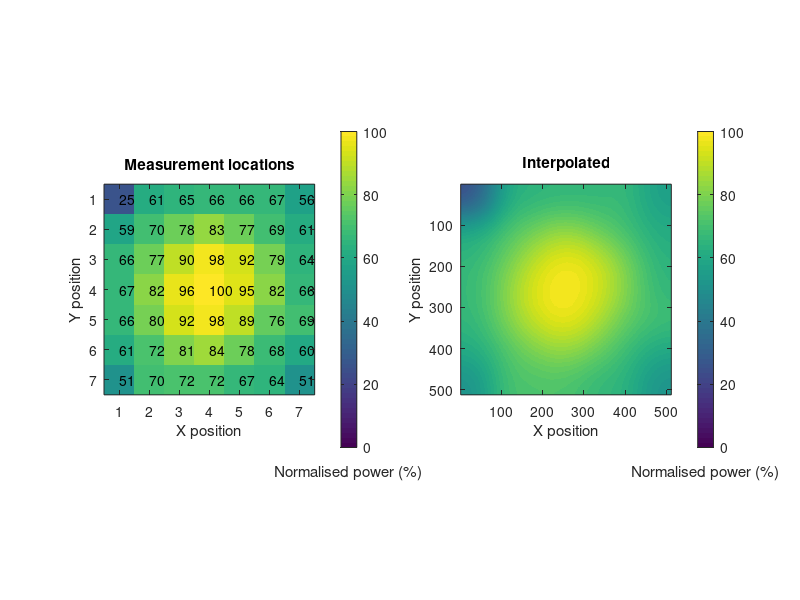

This chart was generated by the following MATLAB code: (Note: this script raises an error after producing the figure.)
% Measure power in a grid
% numbers should go from top left to top right, then down rows

%% paste measurments
% SLM
powers =[
26
63
67
68
68
69
58
61
72
80
86
79
71
63
68
79
93
101
95
81
66
69
84
99
103 %%
98
84
68
68
82
95
101
92
78
71
63
74
83
87
80
70
62
53
72
74
74
69
66
53
];


%% PROCESS DATA
gridCols = sqrt(numel(powers));
powers = powers / max(powers(:)) *100;
minPowerNorm = min(powers);
powers = reshape(powers, gridCols,gridCols)';

powersFilt = imresize(powers, [512, 512], 'nearest');
powersFilt = imgaussfilt(powersFilt,512/gridCols/2);

%% PLOT
figure('position', [100 100 1000 500]);
subplot(1,2,1)
imagesc(powers)
for i = 1:numel(powers)
    [y,x] = ind2sub([gridCols,gridCols], i);
    text(x,y,num2str(powers(i), '%.0f'));
end
axis square
xlabel('X position')
ylabel('Y position')
cb = colorbar;
xlabel(cb, 'Normalised power (%)')
caxis([0 100])
title('Measurement locations')

subplot(1,2,2)
imagesc(powersFilt)
axis square
hold on
% mag = 1/1.14;
% width = 512 * mag;
% spacing = (512 - width)/2;
% rectangle('position',[spacing spacing width width])
% text(spacing+5, spacing+20, '1.14x FOV')
xlabel('X position')
ylabel('Y position')
cb = colorbar;
xlabel(cb, 'Normalised power (%)')
caxis([0 100])
title('Interpolated')

suptitle('Bruker1 SLM vignetting (New dichroic) - 1.14X FOV')
